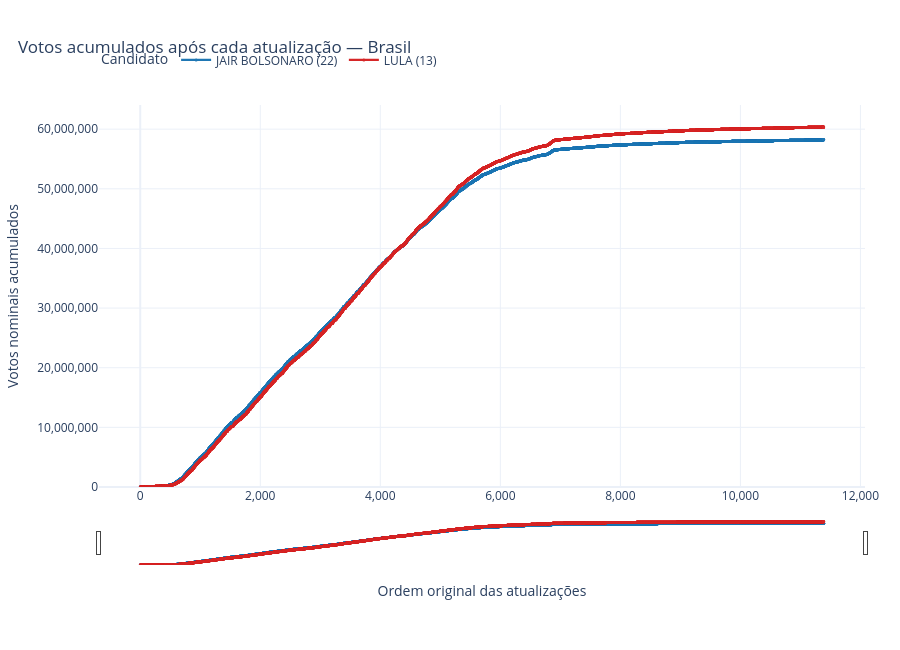

Write notebook code for a chart like this one.
### Markdown cell above
## Quantidade acumulada por atualização

A mesma sequência original, agora mostrando a quantidade acumulada de votos nominais.
O horário e o percentual continuam disponíveis ao passar o mouse sobre cada linha.

### Code cell
fig = go.Figure()
for candidato in acumulado.columns:
    detalhes = pd.concat(
        [participacao[candidato], incrementos[candidato]],
        axis=1,
    ).to_numpy()
    fig.add_trace(go.Scatter(
        x=ordem_atualizacao,
        y=acumulado[candidato],
        text=horarios_texto,
        customdata=detalhes,
        name=candidato,
        mode="lines+markers",
        line={"width": 2.2, "color": cores.get(candidato), "shape": "hv"},
        marker={"size": 3, "color": cores.get(candidato)},
        hovertemplate=(
            "<b>%{fullData.name}</b><br>"
            "Atualização: %{x:,.0f}<br>"
            "Horário: %{text}<br>"
            "Quantidade acumulada: %{y:,.0f} votos<br>"
            "Percentual dos válidos: %{customdata[0]:.4f}%<br>"
            "Votos neste lote: +%{customdata[1]:,.0f}"
            "<extra></extra>"
        ),
    ))

configurar_replay(
    fig,
    f"Votos acumulados após cada atualização — {local}",
    "Votos nominais acumulados",
)
fig.update_yaxes(tickformat=",.0f")
fig.show(config=CONFIG_GRAFICO)

### Figure 1 — Plotly figure (JSON) as saved in the notebook; plotly's stock layout.template omitted (floating-point values rounded to 4 significant figures; data arrays with more than 128 entries replaced by an {"elided": "..."} marker saying what was removed)
{"data": [{"customdata": {"elided": "11388x2 float values"}, "hovertemplate": "<b>%{fullData.name}</b><br>Atualização: %{x:,.0f}<br>Horário: %{text}<br>Quantidade acumulada: %{y:,.0f} votos<br>Percentual dos válidos: %{customdata[0]:.4f}%<br>Votos neste lote: +%{customdata[1]:,.0f}<extra></extra>", "line": {"color": "#1F77B4", "shape": "hv", "width": 2.2}, "marker": {"color": "#1F77B4", "size": 3}, "mode": "lines+markers", "name": "JAIR BOLSONARO (22)", "text": {"elided": "11388 str values"}, "type": "scatter", "x": {"elided": "11388 int values"}, "y": {"elided": "11388 float values"}}, {"customdata": {"elided": "11388x2 float values"}, "hovertemplate": "<b>%{fullData.name}</b><br>Atualização: %{x:,.0f}<br>Horário: %{text}<br>Quantidade acumulada: %{y:,.0f} votos<br>Percentual dos válidos: %{customdata[0]:.4f}%<br>Votos neste lote: +%{customdata[1]:,.0f}<extra></extra>", "line": {"color": "#D62728", "shape": "hv", "width": 2.2}, "marker": {"color": "#D62728", "size": 3}, "mode": "lines+markers", "name": "LULA (13)", "text": {"elided": "11388 str values"}, "type": "scatter", "x": {"elided": "11388 int values"}, "y": {"elided": "11388 float values"}}], "layout": {"dragmode": "zoom", "height": 650, "hoverdistance": 30, "hovermode": "closest", "legend": {"orientation": "h", "title": {"text": "Candidato"}, "y": 1.08}, "margin": {"b": 85, "l": 75, "r": 35, "t": 105}, "spikedistance": -1, "title": {"text": "Votos acumulados após cada atualização — Brasil", "x": 0.02, "xanchor": "left"}, "xaxis": {"rangeslider": {"thickness": 0.1, "visible": true}, "showspikes": true, "spikemode": "across", "spikesnap": "data", "tickformat": ",d", "title": {"text": "Ordem original das atualizações"}, "type": "linear"}, "yaxis": {"rangemode": "tozero", "separatethousands": true, "showspikes": true, "spikemode": "across", "spikesnap": "data", "tickformat": ",.0f", "title": {"text": "Votos nominais acumulados"}}}}
